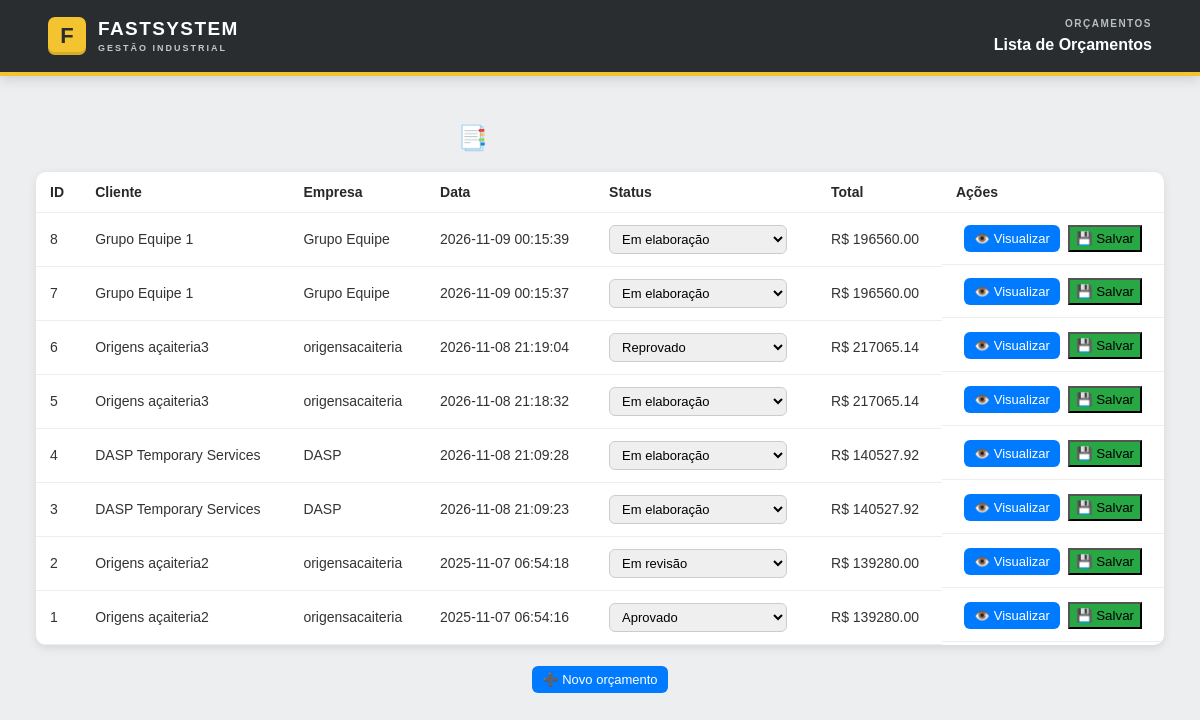
The app's page /orcamentos, older data.
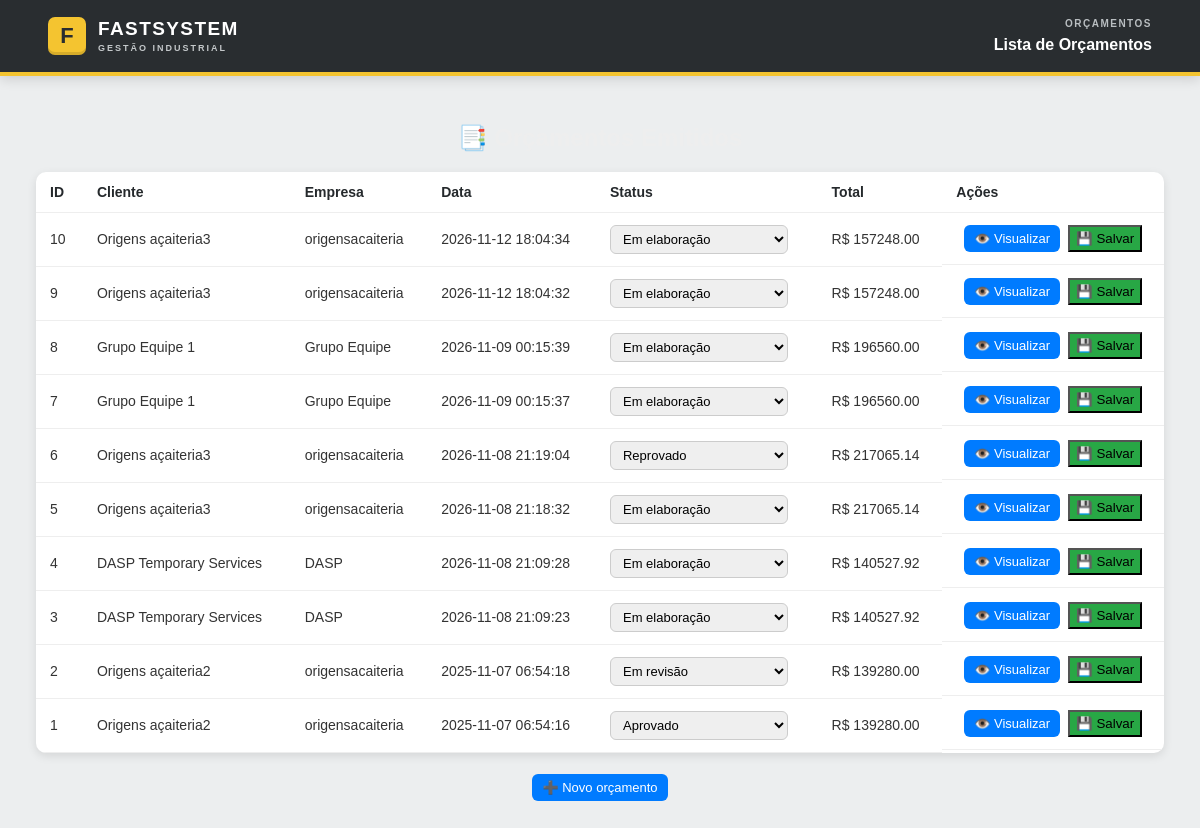
The same page, newer data.
### tables this page shows
CREATE TABLE orcamentos (
    id INTEGER PRIMARY KEY AUTOINCREMENT,
    cliente_id INTEGER,
    cliente_nome TEXT,
    cliente_empresa TEXT,
    data_criacao TIMESTAMP DEFAULT CURRENT_TIMESTAMP,
    status_id INTEGER,
    total_geral REAL,
    observacoes TEXT, endereco TEXT, latitude REAL, longitude REAL,
    FOREIGN KEY (status_id) REFERENCES status(id)
);

CREATE TABLE status (
    id INTEGER PRIMARY KEY AUTOINCREMENT,
    nome TEXT NOT NULL,
    descricao TEXT
);

### app.py (the view, shortened to what this page needs)
@app.route("/orcamentos")
def listar_orcamentos():
    conn = sqlite3.connect("orcamentos.db")
    cur = conn.cursor()
    prazo_validade = timedelta(days=configuracoes.validade_orcamento_dias)
    hoje = datetime.now()
    cur.execute("""
        SELECT id, data_criacao, status_id
        FROM orcamentos
        WHERE status_id != (
            SELECT id FROM status WHERE nome = 'Vencido'
        )
    """)
    orcs = cur.fetchall()
    conn.commit()
    cur.execute("SELECT id, nome FROM status ORDER BY id")
    status_opcoes = cur.fetchall()
    cur.execute("""
        SELECT o.id,
               o.cliente_nome,
               o.cliente_empresa,
               o.data_criacao,
               s.nome AS status_nome,
               o.status_id,
               o.total_geral
        FROM orcamentos o
        LEFT JOIN status s ON o.status_id = s.id
        ORDER BY o.data_criacao DESC
    """)
    orcamentos = cur.fetchall()
    conn.close()
    return render_template(
        "orcamentos_lista.html",
        orcamentos=orcamentos,
        status_opcoes=status_opcoes
    )

### app.py (called while the page is built)
@app.context_processor
def inject_config():
    return dict(
        empresa_nome=configuracoes.nome_empresa,
        empresa_slogan=configuracoes.slogan_empresa,
        empresa_site=configuracoes.site_empresa,
        empresa_email=configuracoes.email_empresa,
        sistema_nome=configuracoes.nome_sistema,
        versao_sistema=configuracoes.versao_sistema
    )

### templates/orcamentos_lista.html (shortened to what this page needs)
{% extends "base.html" %}
{% block secao_pagina %}ORÇAMENTOS{% endblock %}
{% block pagina_atual %}Lista de Orçamentos{% endblock %}
{% block content %}
<h2>📑 Orçamentos Emitidos</h2>
<table class="tabela-orcamentos">
  <thead>
    <tr>
      <th>ID</th>
      <th>Cliente</th>
      <th>Empresa</th>
      <th>Data</th>
      <th>Status</th>
      <th>Total</th>
      <th>Ações</th>
    </tr>
  </thead>
  <tbody>
    {% for id, nome, empresa, data, status_nome, status_id, total in orcamentos %}
    <tr>
      <td>{{ id }}</td>
      <td>{{ nome }}</td>
      <td>{{ empresa }}</td>
      <td>{{ data }}</td>
      <td>
        <select name="status" class="status-select" data-orcamento="{{ id }}">
          {% for s_id, s_nome in status_opcoes %}
            <option value="{{ s_id }}" {% if s_id == status_id %}selected{% endif %}>{{ s_nome }}</option>
          {% endfor %}
        </select>
      </td>
      <td>R$ {{ "%.2f"|format(total|float) }}</td>
      <td class="actions">
        <a href="/orcamento/{{ id }}" class="btn btn-visualizar">👁️ Visualizar</a>
        <button class="btn btn-salvar" data-orcamento="{{ id }}">💾 Salvar</button>
      </td>
    </tr>
    {% endfor %}
  </tbody>
</table>
<div style="text-align:center;margin-top:25px;">
  <a href="/cotador" class="btn">➕ Novo orçamento</a>
</div>
{% endblock %}

### templates/base.html (shortened to what this page needs)
<!DOCTYPE html>
<html lang="pt-BR">
<head>
</head>
<body>
    <header class="fs-topbar">
        <a class="fs-brand-link"
           href="{{ url_for('inicio') }}"
           title="Voltar ao menu inicial"
           aria-label="FastSystem - voltar ao menu inicial">
            <span class="fs-brand-mark">F</span>
            <span>
                <span class="fs-brand-name">FASTSYSTEM</span>
                <span class="fs-brand-subtitle">GESTÃO INDUSTRIAL</span>
            </span>
        </a>
        <div class="fs-page-context" aria-live="polite">
            <span class="fs-page-section">{% block secao_pagina %}SISTEMA{% endblock %}</span>
            <span class="fs-page-name">{% block pagina_atual %}Início{% endblock %}</span>
        </div>
    </header>
    <main class="fs-main">
        {% block content %}{% endblock %}
    </main>
</body>
</html>

### templates/base.html (style rules this page uses)
:root { --fs-grafite: #292d30; --fs-amarelo: #f4c430; --fs-fundo: #eceeef; --fs-texto: #25292c; --fs-branco: #fff; }
* { box-sizing: border-box; }
body { margin: 0; min-height: 100vh; background: var(--fs-fundo); color: var(--fs-texto); font-family: Arial, Helvetica, sans-serif; }
.fs-topbar { width: 100%; min-height: 76px; background: var(--fs-grafite); border-bottom: 4px solid var(--fs-amarelo); color: var(--fs-branco); display: flex; align-items: center; justify-content: space-between; gap: 20px; padding: 12px clamp(18px, 4vw, 54px); box-shadow: 0 3px 12px rgba(0,0,0,.14); }
.fs-brand-link { display: inline-flex; align-items: center; gap: 12px; color: inherit; text-decoration: none; flex-shrink: 0; border-radius: 6px; transition: opacity .2s ease, transform .2s ease; }
.fs-brand-mark { width: 38px; height: 38px; display: grid; place-items: center; background: var(--fs-amarelo); color: var(--fs-grafite); border-radius: 7px; font-size: 22px; line-height: 1; font-weight: 900; box-shadow: inset 0 -3px 0 rgba(0,0,0,.12); }
.fs-brand-name { display: block; font-size: 19px; line-height: 1.1; letter-spacing: 1.4px; font-weight: 800; }
.fs-brand-subtitle { display: block; margin-top: 4px; color: #c4c8ca; font-size: 9px; line-height: 1; letter-spacing: 2px; font-weight: 700; }
.fs-page-context { min-width: 0; text-align: right; }
.fs-page-section { display: block; margin-bottom: 5px; color: #b9bec1; font-size: 10px; line-height: 1.2; letter-spacing: 1.5px; font-weight: 700; text-transform: uppercase; }
.fs-page-name { display: block; color: var(--fs-branco); font-size: 16px; line-height: 1.25; font-weight: 700; overflow-wrap: anywhere; }
.fs-main { width: min(1440px, 100%); margin: 0 auto; padding: 28px clamp(16px, 3vw, 38px) 48px; }

### templates/orcamentos_lista.html (style rules this page uses)
h2 { text-align: center; margin-bottom: 20px; color: #eee; }
table { width: 100%; border-collapse: collapse; background: white; border-radius: 10px; overflow: hidden; box-shadow: 0 3px 10px rgba(0,0,0,0.1); }
th, td { padding: 12px 14px; border-bottom: 1px solid #eee; text-align: left; font-size: 14px; }
td { color: #333; }
a.btn, button.btn-small { text-decoration: none; background: #007bff; color: white; padding: 6px 10px; border-radius: 6px; font-size: 13px; transition: 0.2s; border: none; cursor: pointer; }
.status-select { padding: 5px 8px; border-radius: 6px; border: 1px solid #ccc; font-size: 13px; }
.actions { text-align: center; display: flex; gap: 8px; justify-content: center; }
.btn-visualizar { background: #007bff; }
.btn-salvar { background: #28a745; }

Row changes from the older to the newer data that the page shows:
added orcamentos: id "10", cliente_nome "Origens açaiteria3", cliente_empresa "origensacaiteria", data_criacao "2026-11-12 18:04:34", total_geral "157248.00"
added orcamentos: id "9", cliente_nome "Origens açaiteria3", cliente_empresa "origensacaiteria", data_criacao "2026-11-12 18:04:32", total_geral "157248.00"
